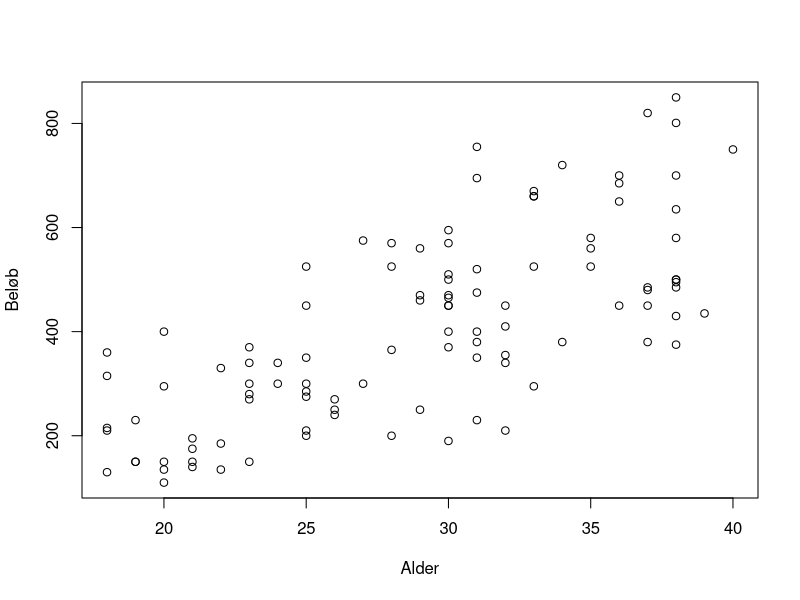
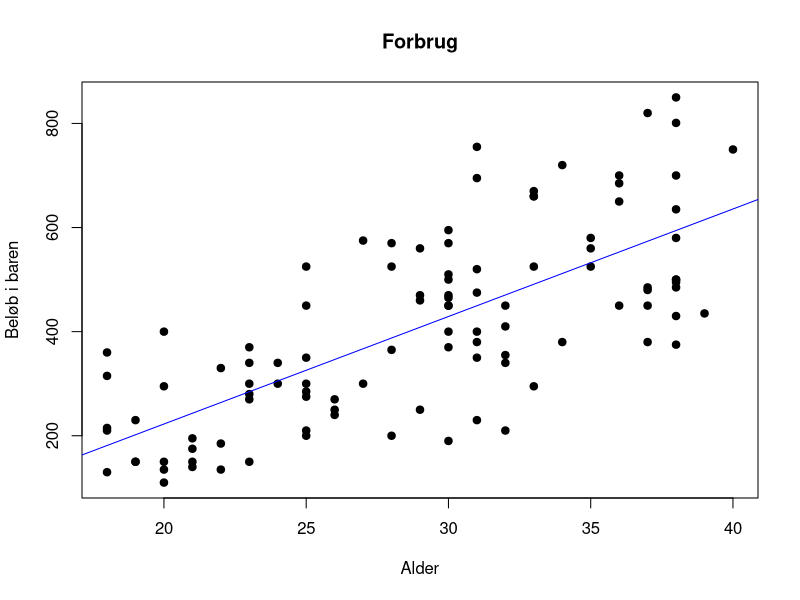
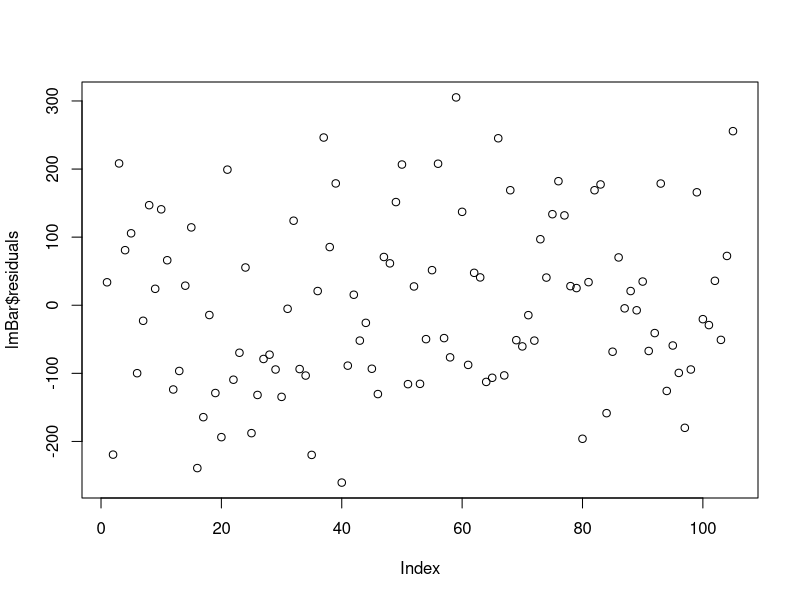
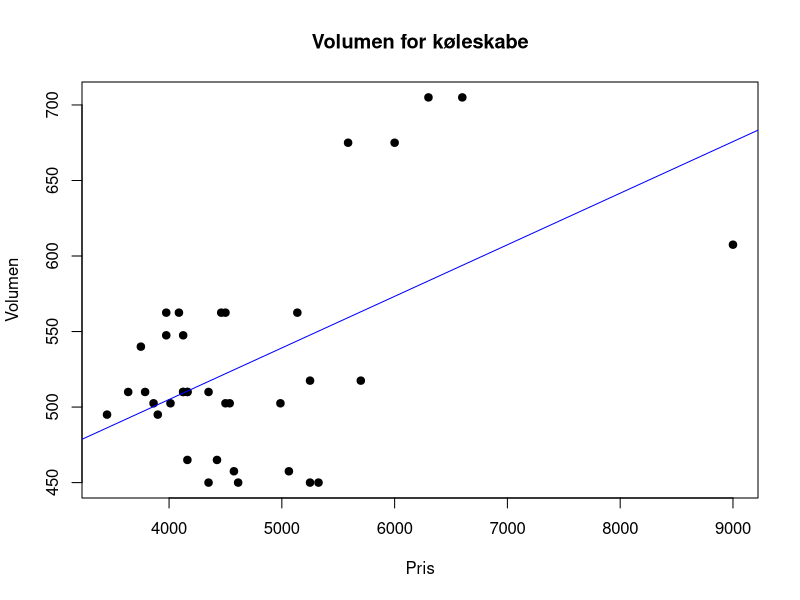
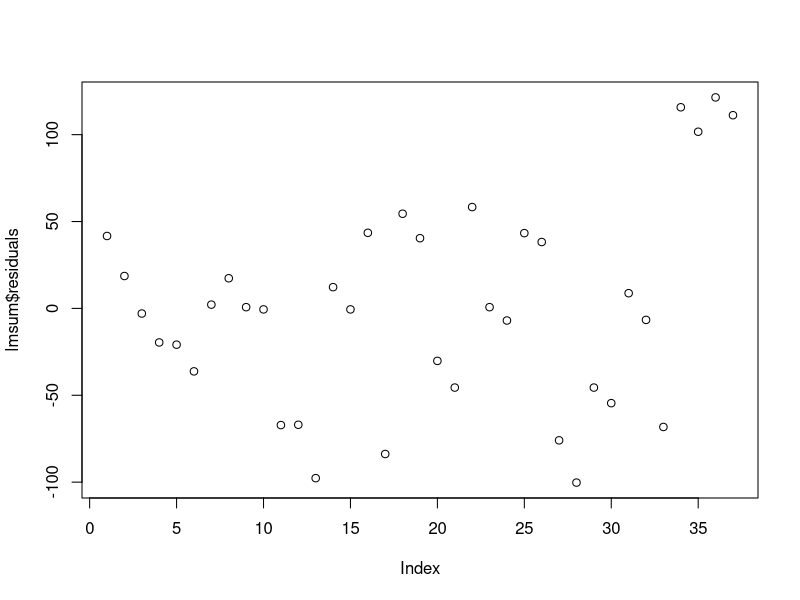

Here is the R script that generated these plots, in order:
library(readxl)
bar <- read_excel("./bar.xls")
plot(bar)

pdf("abline.pdf", width = 10, height = 10)
attach(bar)
plot(Alder, Beløb, main = "Forbrug", xlab="Alder", ylab="Beløb i baren", pch = 19)
abline(lm(Beløb~Alder), col="Blue")
dev.off()

lmBar <- lm(Beløb~Alder, data=bar )
summary(lmBar)

pdf("residualer.pdf", width = 10, height = 10)
plot(lmBar$residuals)
dev.off()

fridge <- read_excel("./regression_fridge.xlsx")

pdf("fridge_plot.pdf", width = 10, height = 10)
attach(fridge)
plot(pris, volumen, main = "Volumen for køleskabe", xlab="Pris", ylab="Volumen", pch = 19)
abline(lm(volumen~pris), col="Blue")
dev.off()

lmsum <- lm(volumen~pris)
summary(lmsum)

pdf("fridge_residuals.pdf", width = 10, height = 10)
plot(lmsum$residuals)
dev.off()
